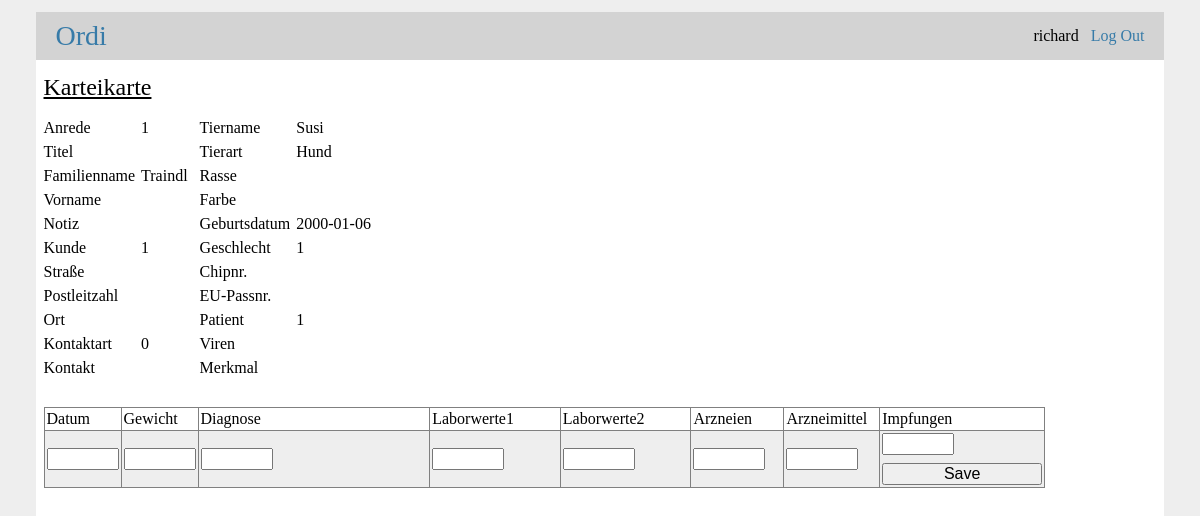
The page /1/karteikarte (signed in) on the database as committed earlier.
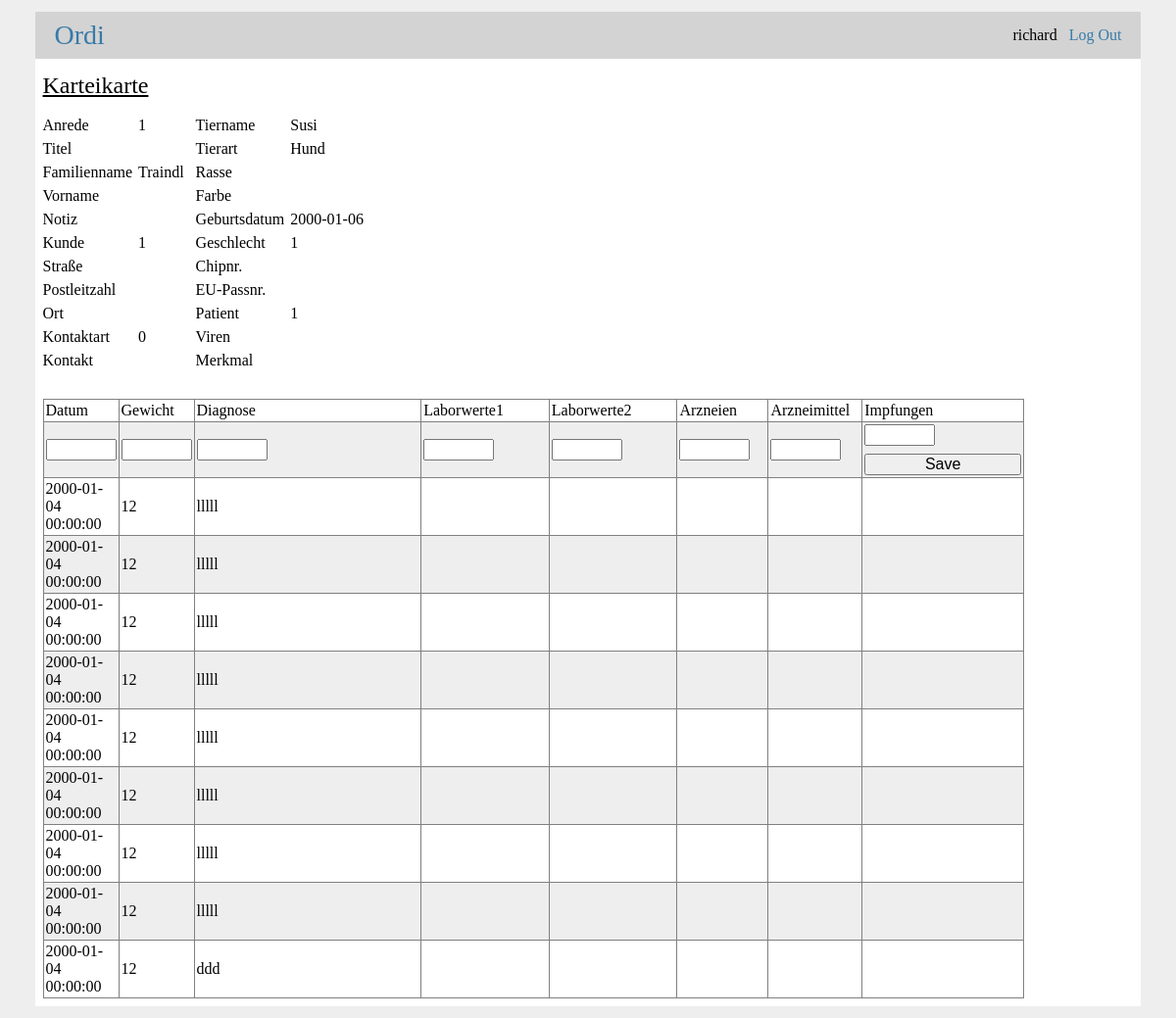
The same page on the database as committed later.
### tables this page shows
CREATE TABLE user (id INTEGER PRIMARY KEY AUTOINCREMENT,         username VARCHAR(50) NOT NULL UNIQUE,         password VARCHAR(256) NOT NULL);

CREATE TABLE person (id INTEGER PRIMARY KEY AUTOINCREMENT,        anredeartcode INTEGER NOT NULL,        titel VARCHAR(40),        familienname VARCHAR(40),        vorname VARCHAR(40),        notiz VARCHAR(200),        kunde BOOLEAN NOT NULL DEFAULT true);

CREATE TABLE kontakt (id INTEGER PRIMARY KEY AUTOINCREMENT,        person_id INTEGER NOT NULL REFERENCES person(id) ON DELETE CASCADE,        kontaktartcode INTEGER NOT NULL,        kontakt VARCHAR(50),        kontakt_intern VARCHAR(50));

CREATE TABLE tier (id INTEGER PRIMARY KEY AUTOINCREMENT,        tiername VARCHAR(30),        tierart VARCHAR(30),        rasse VARCHAR(30),        farbe VARCHAR(30),        viren VARCHAR(30),        merkmal VARCHAR(50),        geburtsdatum DATE NOT NULL,        geschlechtsartcode INTEGER NOT NULL,        chip_nummer VARCHAR(30),        eu_passnummer VARCHAR(30),        patient BOOLEAN NOT NULL DEFAULT true);

CREATE TABLE behandlung (id INTEGER PRIMARY KEY AUTOINCREMENT,        tier_id INTEGER NOT NULL REFERENCES tier(id) ON DELETE CASCADE,        behandlungsdatum TIMESTAMP NOT NULL DEFAULT CURRENT_TIMESTAMP,        gewicht_Kg VARCHAR(50),        diagnose VARCHAR(1000),        laborwerte1 VARCHAR(1000),        laborwerte2 VARCHAR(1000),        arzneien VARCHAR(255),        arzneimittel VARCHAR(100),        impfungen_extern VARCHAR(100));

### ordi/ordi.py (the view)
@bp.route('/<int:id>/karteikarte', methods=('GET',))
@login_required
def karteikarte(id):
    dbcon = get_db()
    cur = dbcon.cursor()
    cur.execute(
        'SELECT * FROM tierhaltung, person, adresse, kontakt, tier'
        ' WHERE tierhaltung.id = ? AND tierhaltung.person_id = person.id AND tierhaltung.tier_id = tier.id'
        ' AND tierhaltung.person_id = adresse.person_id AND tierhaltung.person_id = kontakt.person_id',
        (id,)
    )
    karteikarte = cur.fetchone()
    cur.execute(
        'SELECT * FROM tierhaltung, behandlung'
        ' WHERE tierhaltung.id = ? AND tierhaltung.tier_id = behandlung.tier_id ORDER BY behandlungsdatum DESC',
        (id,)
    )
    behandlungen = cur.fetchall()
    print(id, behandlungen)
    cur.close()
    return render_template('ordi/karteikarte.html', karteikarte=karteikarte, behandlungen=behandlungen)

### ordi/auth.py (called while the page is built)
@bp.before_app_request
def load_logged_in_user():
    user_id = session.get('user_id')
    if user_id is None:
        g.user = None
    else:
        g.user = get_db().execute(
            'SELECT * FROM user WHERE id = ?', (user_id,)
        ).fetchone()

def login_required(view):
    @functools.wraps(view)
    def wrapped_view(**kwargs):
        if g.user is None:
            return redirect(url_for('auth.login'))
        return view(**kwargs)
    return wrapped_view

### ordi/db.py (called while the page is built)
def get_db():
    if 'db' not in g:
        g.db = sqlite3.connect(
            current_app.config['DATABASE'],
            detect_types=sqlite3.PARSE_DECLTYPES
        )
        g.db.row_factory = sqlite3.Row
    return g.db

### ordi/templates/ordi/karteikarte.html (shortened to what this page needs)
{% extends 'base.html' %}
{% block content %}
    <h2>Karteikarte</h2>
    <div class="twocols">
        <div class="twocols">
            <div>Anrede</div>
            <div>{{ karteikarte['anredeartcode'] }}</div>
            <div>Titel</div>
            <div>Familienname</div>
            <div>{{ karteikarte['familienname'] }}</div>
            <div>Vorname</div>
            <div>Notiz</div>
            <div>Kunde</div>
            <div>{{ karteikarte['kunde'] }}</div>
            <div>Straße</div>
            <div>Postleitzahl</div>
            <div>Ort</div>
            <div>Kontaktart</div>
            <div>{{ karteikarte['kontaktartcode'] }}</div>
            <div>Kontakt</div>
        </div>
        <div class="twocols">
            <div>Tiername</div>
            <div>{{ karteikarte['tiername'] }}</div>
            <div>Tierart</div>
            <div>{{ karteikarte['tierart'] }}</div>
            <div>Rasse</div>
            <div>Farbe</div>
            <div>Geburtsdatum</div>
            <div>{{ karteikarte['geburtsdatum'] }}</div>
            <div>Geschlecht</div>
            <div>{{ karteikarte['geschlechtsartcode'] }}</div>
            <div>Chipnr.</div>
            <div>EU-Passnr.</div>
            <div>Patient</div>
            <div>{{ karteikarte['patient'] }}</div>
            <div>Viren</div>
            <div>Merkmal</div>
        </div>
    </div>
    <div class="huge-gap"></div>
    <table class="liste">
        <tr>
            <th>Datum</th>
            <th>Gewicht</th>
            <th>Diagnose</th>
            <th>Laborwerte1</th>
            <th>Laborwerte2</th>
            <th>Arzneien</th>
            <th>Arzneimittel</th>
            <th>Impfungen</th>
        </tr>
        <tr>
            <td style="width: 5%">
                <form method="post" action="{{ url_for('ordi.newbehandlung', tierhaltung_id=karteikarte['id']) }}">
                <input size="5" name="behandlungsdatum" id="behandlungsdatum" value="{{ request.form['behandlungsdatum'] }}">
            </td>
            <td style="width: 5%"><input size="5" name="gewicht_Kg" id="gewicht_Kg" value="{{ request.form['gewicht_Kg'] }}"></td>
            <td style="width: 30%"><input size="5" name="diagnose" id="diagnose" value="{{ request.form['diagnose'] }}"></td>
            <td style="width: 15%"><input size="5" name="laborwerte1" id="laborwerte1" value="{{ request.form['laborwerte1'] }}"></td>
            <td style="width: 15%"><input size="5" name="laborwerte2" id="laborwerte2" value="{{ request.form['laborwerte2'] }}"></td>
            <td style="width: 10%"><input size="5" name="arzneien" id="arzneien" value="{{ request.form['arzneien'] }}"></td>
            <td style="width: 10%"><input size="5" name="arzneimittel" id="arzneimittel" value="{{ request.form['arzneimittel'] }}"></td>
            <td style="width: 10%">
                <input size="5" name="impfungen_extern" id="impfungen_extern" value="{{ request.form['impfungen_extern'] }}">
                <div><input type="submit" value="Save">
            </td>
        </tr>
      {% for behandlung in behandlungen %}
        <tr>
            <td>{{ behandlung['behandlungsdatum'] }}</td>
            <td>{{ behandlung['gewicht_Kg'] }}</td>
            <td>{{ behandlung['diagnose'] }}</td>
            <td>{{ behandlung['laborwerte1'] }}</td>
            <td>{{ behandlung['laborwerte2'] }}</td>
            <td>{{ behandlung['arzneien'] }}</td>
            <td>{{ behandlung['arzneimittel'] }}</td>
            <td>{{ behandlung['impfungen_extern'] }}</td>
        </tr>
      {% endfor %}
    </table>
{% endblock %}

### ordi/templates/base.html (shortened to what this page needs)
<html>
    <head>
        <link rel="stylesheet" href="{{ url_for('static', filename='style.css') }}">
    </head>
    <body>
        <header class="row-grid">
            <h1><a href="{{ url_for('ordi.index') }}">Ordi</a></h1>
            <p>
              {% if g.user %}
                <span>{{ g.user['username'] }}</span>
                <a href="{{ url_for('auth.logout') }}">Log Out</a>
              {% else %}
                <a href="{{ url_for('auth.register') }}">Register</a>
                &nbsp;
                <a href="{{ url_for('auth.login') }}">Log In</a>
              {% endif %}
            </p>
        </header>
        <div id="content-wrapper">
          <section id="content">
            {% block content %}{% endblock %}
          </section>
        </div>
    </body>
</html>

### ordi/static/style.css (style rules this page uses)
* { font-weight: normal; font-size: 16px; }
html { font-family: serif; background: #eee; padding: 12px; }
body { width: 96%; max-width: 100%; margin: 0 auto; background-color: white; }
h1, h1 a { margin:0; padding: 0; font-size: 28px; }
h2, h2 a { margin: 6px 0; padding: 0; font-size: 24px; text-decoration: underline; }
p, label, input { margin: 0; padding: 0 }
a { color: #377ba8; text-decoration: none; }
#content-wrapper { padding: 8px; }
header { background: lightgray; padding: 8px 0; }
header h1 { padding-left: 20px; }
header p { padding-right: 20px; justify-items: end; text-align: right; }
.row-grid { display: grid; }
.row-grid { margin: 0; grid-auto-flow: column; column-gap: 12px; grid-row-gap: 12px; align-items: center; vertical-align: middle; }
.twocols { display: inline-grid; grid-template-columns: auto auto; grid-template-rows: auto; grid-auto-flow: row; align-items: center; justify-items: start; }
.twocols > * { margin: 6px 6px 0 0 }
form { margin: 0px }
input[type=submit], input[type=reset] { align-self: start; min-width: 160px; margin: 8px 0 0 0 }
.liste { width: 90%; }
.liste, .liste th, .liste td { padding: 2px; border-color: grey; border-style: solid; border-width: thin; border-collapse: collapse; text-align: left; empty-cells: show; }
.liste tr:nth-child(even) { background-color: #EEEEEE; }
.liste tr:nth-child(odd) { background-color: #FFFFFF; }
.huge-gap { padding-bottom: 30px; }

Rows that differ between the two databases and show on the page:
added behandlung: behandlungsdatum "2000-01-04 00:00:00", gewicht_Kg "12", diagnose "lllll"
added behandlung: behandlungsdatum "2000-01-04 00:00:00", gewicht_Kg "12", diagnose "lllll"
added behandlung: behandlungsdatum "2000-01-04 00:00:00", gewicht_Kg "12", diagnose "lllll"
added behandlung: behandlungsdatum "2000-01-04 00:00:00", gewicht_Kg "12", diagnose "lllll"
added behandlung: behandlungsdatum "2000-01-04 00:00:00", gewicht_Kg "12", diagnose "lllll"
added behandlung: behandlungsdatum "2000-01-04 00:00:00", gewicht_Kg "12", diagnose "lllll"
added behandlung: behandlungsdatum "2000-01-04 00:00:00", gewicht_Kg "12", diagnose "lllll"
added behandlung: behandlungsdatum "2000-01-04 00:00:00", gewicht_Kg "12", diagnose "lllll"
added behandlung: behandlungsdatum "2000-01-04 00:00:00", gewicht_Kg "12", diagnose "ddd"
